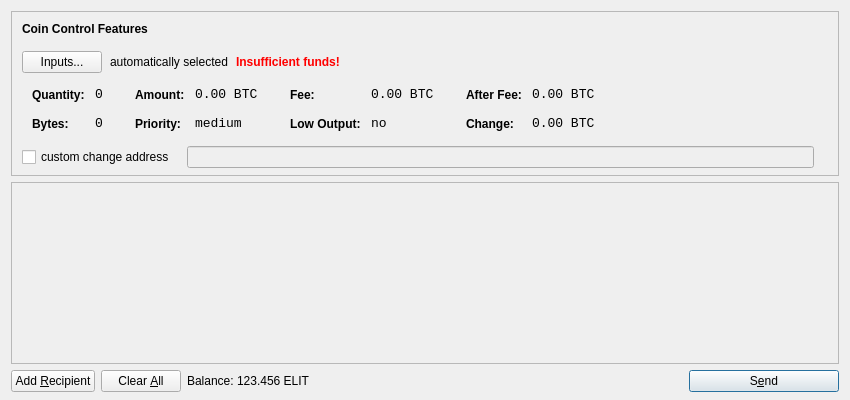
<?xml version="1.0" encoding="UTF-8"?>
<ui version="4.0">
 <class>SendCoinsDialog</class>
 <widget class="QDialog" name="SendCoinsDialog">
  <property name="geometry">
   <rect>
    <x>0</x>
    <y>0</y>
    <width>850</width>
    <height>400</height>
   </rect>
  </property>
  <property name="windowTitle">
   <string>Send Coins</string>
  </property>
  <layout class="QVBoxLayout" name="verticalLayout" stretch="0,1,0">
   <property name="bottomMargin">
    <number>8</number>
   </property>
   <item>
    <widget class="QFrame" name="frameCoinControl">
     <property name="sizePolicy">
      <sizepolicy hsizetype="Expanding" vsizetype="Expanding">
       <horstretch>0</horstretch>
       <verstretch>0</verstretch>
      </sizepolicy>
     </property>
     <property name="maximumSize">
      <size>
       <width>16777215</width>
       <height>16777215</height>
      </size>
     </property>
     <property name="frameShape">
      <enum>QFrame::StyledPanel</enum>
     </property>
     <property name="frameShadow">
      <enum>QFrame::Sunken</enum>
     </property>
     <layout class="QVBoxLayout" name="verticalLayoutCoinControl2">
      <property name="spacing">
       <number>-1</number>
      </property>
      <property name="leftMargin">
       <number>0</number>
      </property>
      <property name="topMargin">
       <number>0</number>
      </property>
      <property name="rightMargin">
       <number>0</number>
      </property>
      <property name="bottomMargin">
       <number>6</number>
      </property>
      <item>
       <layout class="QVBoxLayout" name="verticalLayoutCoinControl" stretch="0,0,0,0,1">
        <property name="spacing">
         <number>0</number>
        </property>
        <property name="leftMargin">
         <number>10</number>
        </property>
        <property name="topMargin">
         <number>10</number>
        </property>
        <item>
         <layout class="QHBoxLayout" name="horizontalLayoutCoinControl1">
          <property name="bottomMargin">
           <number>15</number>
          </property>
          <item>
           <widget class="QLabel" name="labelCoinControlFeatures">
            <property name="sizePolicy">
             <sizepolicy hsizetype="Preferred" vsizetype="Maximum">
              <horstretch>0</horstretch>
              <verstretch>0</verstretch>
             </sizepolicy>
            </property>
            <property name="font">
             <font>
              <weight>75</weight>
              <bold>true</bold>
             </font>
            </property>
            <property name="styleSheet">
             <string notr="true">font-weight:bold;</string>
            </property>
            <property name="text">
             <string>Coin Control Features</string>
            </property>
           </widget>
          </item>
         </layout>
        </item>
        <item>
         <layout class="QHBoxLayout" name="horizontalLayoutCoinControl2" stretch="0,0,0,0">
          <property name="spacing">
           <number>8</number>
          </property>
          <property name="bottomMargin">
           <number>10</number>
          </property>
          <item>
           <widget class="QPushButton" name="pushButtonCoinControl">
            <property name="styleSheet">
             <string notr="true"/>
            </property>
            <property name="text">
             <string>Inputs...</string>
            </property>
           </widget>
          </item>
          <item>
           <widget class="QLabel" name="labelCoinControlAutomaticallySelected">
            <property name="text">
             <string>automatically selected</string>
            </property>
            <property name="margin">
             <number>5</number>
            </property>
           </widget>
          </item>
          <item>
           <widget class="QLabel" name="labelCoinControlInsuffFunds">
            <property name="font">
             <font>
              <weight>75</weight>
              <bold>true</bold>
             </font>
            </property>
            <property name="styleSheet">
             <string notr="true">color:red;font-weight:bold;</string>
            </property>
            <property name="text">
             <string>Insufficient funds!</string>
            </property>
            <property name="margin">
             <number>5</number>
            </property>
           </widget>
          </item>
          <item>
           <spacer name="horizontalSpacerCoinControl">
            <property name="orientation">
             <enum>Qt::Horizontal</enum>
            </property>
            <property name="sizeHint" stdset="0">
             <size>
              <width>40</width>
              <height>1</height>
             </size>
            </property>
           </spacer>
          </item>
         </layout>
        </item>
        <item>
         <widget class="QWidget" name="widgetCoinControl" native="true">
          <property name="sizePolicy">
           <sizepolicy hsizetype="Preferred" vsizetype="Preferred">
            <horstretch>0</horstretch>
            <verstretch>0</verstretch>
           </sizepolicy>
          </property>
          <property name="minimumSize">
           <size>
            <width>0</width>
            <height>0</height>
           </size>
          </property>
          <property name="styleSheet">
           <string notr="true"/>
          </property>
          <layout class="QHBoxLayout" name="horizontalLayoutCoinControl5">
           <property name="margin">
            <number>0</number>
           </property>
           <item>
            <layout class="QHBoxLayout" name="horizontalLayoutCoinControl3" stretch="0,0,0,1">
             <property name="spacing">
              <number>20</number>
             </property>
             <property name="topMargin">
              <number>0</number>
             </property>
             <property name="bottomMargin">
              <number>10</number>
             </property>
             <item>
              <layout class="QFormLayout" name="formLayoutCoinControl1">
               <property name="horizontalSpacing">
                <number>10</number>
               </property>
               <property name="verticalSpacing">
                <number>14</number>
               </property>
               <property name="leftMargin">
                <number>10</number>
               </property>
               <property name="topMargin">
                <number>4</number>
               </property>
               <property name="rightMargin">
                <number>6</number>
               </property>
               <item row="0" column="0">
                <widget class="QLabel" name="labelCoinControlQuantityText">
                 <property name="styleSheet">
                  <string notr="true">font-weight:bold;</string>
                 </property>
                 <property name="text">
                  <string>Quantity:</string>
                 </property>
                 <property name="margin">
                  <number>0</number>
                 </property>
                </widget>
               </item>
               <item row="0" column="1">
                <widget class="QLabel" name="labelCoinControlQuantity">
                 <property name="font">
                  <font>
                   <family>Monospace</family>
                   <pointsize>10</pointsize>
                  </font>
                 </property>
                 <property name="cursor">
                  <cursorShape>IBeamCursor</cursorShape>
                 </property>
                 <property name="contextMenuPolicy">
                  <enum>Qt::ActionsContextMenu</enum>
                 </property>
                 <property name="text">
                  <string notr="true">0</string>
                 </property>
                 <property name="margin">
                  <number>0</number>
                 </property>
                 <property name="textInteractionFlags">
                  <set>Qt::LinksAccessibleByMouse|Qt::TextSelectableByKeyboard|Qt::TextSelectableByMouse</set>
                 </property>
                </widget>
               </item>
               <item row="1" column="0">
                <widget class="QLabel" name="labelCoinControlBytesText">
                 <property name="styleSheet">
                  <string notr="true">font-weight:bold;</string>
                 </property>
                 <property name="text">
                  <string>Bytes:</string>
                 </property>
                </widget>
               </item>
               <item row="1" column="1">
                <widget class="QLabel" name="labelCoinControlBytes">
                 <property name="font">
                  <font>
                   <family>Monospace</family>
                   <pointsize>10</pointsize>
                  </font>
                 </property>
                 <property name="cursor">
                  <cursorShape>IBeamCursor</cursorShape>
                 </property>
                 <property name="contextMenuPolicy">
                  <enum>Qt::ActionsContextMenu</enum>
                 </property>
                 <property name="text">
                  <string notr="true">0</string>
                 </property>
                 <property name="textInteractionFlags">
                  <set>Qt::LinksAccessibleByMouse|Qt::TextSelectableByKeyboard|Qt::TextSelectableByMouse</set>
                 </property>
                </widget>
               </item>
              </layout>
             </item>
             <item>
              <layout class="QFormLayout" name="formLayoutCoinControl2">
               <property name="horizontalSpacing">
                <number>10</number>
               </property>
               <property name="verticalSpacing">
                <number>14</number>
               </property>
               <property name="leftMargin">
                <number>6</number>
               </property>
               <property name="topMargin">
                <number>4</number>
               </property>
               <property name="rightMargin">
                <number>6</number>
               </property>
               <item row="0" column="0">
                <widget class="QLabel" name="labelCoinControlAmountText">
                 <property name="styleSheet">
                  <string notr="true">font-weight:bold;</string>
                 </property>
                 <property name="text">
                  <string>Amount:</string>
                 </property>
                 <property name="margin">
                  <number>0</number>
                 </property>
                </widget>
               </item>
               <item row="0" column="1">
                <widget class="QLabel" name="labelCoinControlAmount">
                 <property name="font">
                  <font>
                   <family>Monospace</family>
                   <pointsize>10</pointsize>
                  </font>
                 </property>
                 <property name="cursor">
                  <cursorShape>IBeamCursor</cursorShape>
                 </property>
                 <property name="contextMenuPolicy">
                  <enum>Qt::ActionsContextMenu</enum>
                 </property>
                 <property name="text">
                  <string notr="true">0.00 BTC</string>
                 </property>
                 <property name="textInteractionFlags">
                  <set>Qt::LinksAccessibleByMouse|Qt::TextSelectableByKeyboard|Qt::TextSelectableByMouse</set>
                 </property>
                </widget>
               </item>
               <item row="1" column="0">
                <widget class="QLabel" name="labelCoinControlPriorityText">
                 <property name="styleSheet">
                  <string notr="true">font-weight:bold;</string>
                 </property>
                 <property name="text">
                  <string>Priority:</string>
                 </property>
                </widget>
               </item>
               <item row="1" column="1">
                <widget class="QLabel" name="labelCoinControlPriority">
                 <property name="font">
                  <font>
                   <family>Monospace</family>
                   <pointsize>10</pointsize>
                  </font>
                 </property>
                 <property name="cursor">
                  <cursorShape>IBeamCursor</cursorShape>
                 </property>
                 <property name="contextMenuPolicy">
                  <enum>Qt::ActionsContextMenu</enum>
                 </property>
                 <property name="text">
                  <string>medium</string>
                 </property>
                 <property name="textInteractionFlags">
                  <set>Qt::LinksAccessibleByMouse|Qt::TextSelectableByKeyboard|Qt::TextSelectableByMouse</set>
                 </property>
                </widget>
               </item>
              </layout>
             </item>
             <item>
              <layout class="QFormLayout" name="formLayoutCoinControl3">
               <property name="horizontalSpacing">
                <number>10</number>
               </property>
               <property name="verticalSpacing">
                <number>14</number>
               </property>
               <property name="leftMargin">
                <number>6</number>
               </property>
               <property name="topMargin">
                <number>4</number>
               </property>
               <property name="rightMargin">
                <number>6</number>
               </property>
               <item row="0" column="0">
                <widget class="QLabel" name="labelCoinControlFeeText">
                 <property name="styleSheet">
                  <string notr="true">font-weight:bold;</string>
                 </property>
                 <property name="text">
                  <string>Fee:</string>
                 </property>
                 <property name="margin">
                  <number>0</number>
                 </property>
                </widget>
               </item>
               <item row="0" column="1">
                <widget class="QLabel" name="labelCoinControlFee">
                 <property name="font">
                  <font>
                   <family>Monospace</family>
                   <pointsize>10</pointsize>
                  </font>
                 </property>
                 <property name="cursor">
                  <cursorShape>IBeamCursor</cursorShape>
                 </property>
                 <property name="contextMenuPolicy">
                  <enum>Qt::ActionsContextMenu</enum>
                 </property>
                 <property name="text">
                  <string notr="true">0.00 BTC</string>
                 </property>
                 <property name="textInteractionFlags">
                  <set>Qt::LinksAccessibleByMouse|Qt::TextSelectableByKeyboard|Qt::TextSelectableByMouse</set>
                 </property>
                </widget>
               </item>
               <item row="1" column="0">
                <widget class="QLabel" name="labelCoinControlLowOutputText">
                 <property name="styleSheet">
                  <string notr="true">font-weight:bold;</string>
                 </property>
                 <property name="text">
                  <string>Low Output:</string>
                 </property>
                </widget>
               </item>
               <item row="1" column="1">
                <widget class="QLabel" name="labelCoinControlLowOutput">
                 <property name="font">
                  <font>
                   <family>Monospace</family>
                   <pointsize>10</pointsize>
                  </font>
                 </property>
                 <property name="cursor">
                  <cursorShape>IBeamCursor</cursorShape>
                 </property>
                 <property name="contextMenuPolicy">
                  <enum>Qt::ActionsContextMenu</enum>
                 </property>
                 <property name="text">
                  <string>no</string>
                 </property>
                 <property name="textInteractionFlags">
                  <set>Qt::LinksAccessibleByMouse|Qt::TextSelectableByKeyboard|Qt::TextSelectableByMouse</set>
                 </property>
                </widget>
               </item>
              </layout>
             </item>
             <item>
              <layout class="QFormLayout" name="formLayoutCoinControl4">
               <property name="horizontalSpacing">
                <number>10</number>
               </property>
               <property name="verticalSpacing">
                <number>14</number>
               </property>
               <property name="leftMargin">
                <number>6</number>
               </property>
               <property name="topMargin">
                <number>4</number>
               </property>
               <property name="rightMargin">
                <number>6</number>
               </property>
               <item row="0" column="0">
                <widget class="QLabel" name="labelCoinControlAfterFeeText">
                 <property name="styleSheet">
                  <string notr="true">font-weight:bold;</string>
                 </property>
                 <property name="text">
                  <string>After Fee:</string>
                 </property>
                 <property name="margin">
                  <number>0</number>
                 </property>
                </widget>
               </item>
               <item row="0" column="1">
                <widget class="QLabel" name="labelCoinControlAfterFee">
                 <property name="font">
                  <font>
                   <family>Monospace</family>
                   <pointsize>10</pointsize>
                  </font>
                 </property>
                 <property name="cursor">
                  <cursorShape>IBeamCursor</cursorShape>
                 </property>
                 <property name="contextMenuPolicy">
                  <enum>Qt::ActionsContextMenu</enum>
                 </property>
                 <property name="text">
                  <string notr="true">0.00 BTC</string>
                 </property>
                 <property name="textInteractionFlags">
                  <set>Qt::LinksAccessibleByMouse|Qt::TextSelectableByKeyboard|Qt::TextSelectableByMouse</set>
                 </property>
                </widget>
               </item>
               <item row="1" column="0">
                <widget class="QLabel" name="labelCoinControlChangeText">
                 <property name="styleSheet">
                  <string notr="true">font-weight:bold;</string>
                 </property>
                 <property name="text">
                  <string>Change:</string>
                 </property>
                </widget>
               </item>
               <item row="1" column="1">
                <widget class="QLabel" name="labelCoinControlChange">
                 <property name="font">
                  <font>
                   <family>Monospace</family>
                   <pointsize>10</pointsize>
                  </font>
                 </property>
                 <property name="cursor">
                  <cursorShape>IBeamCursor</cursorShape>
                 </property>
                 <property name="contextMenuPolicy">
                  <enum>Qt::ActionsContextMenu</enum>
                 </property>
                 <property name="text">
                  <string notr="true">0.00 BTC</string>
                 </property>
                 <property name="textInteractionFlags">
                  <set>Qt::LinksAccessibleByMouse|Qt::TextSelectableByKeyboard|Qt::TextSelectableByMouse</set>
                 </property>
                </widget>
               </item>
              </layout>
             </item>
            </layout>
           </item>
          </layout>
         </widget>
        </item>
        <item>
         <layout class="QHBoxLayout" name="horizontalLayoutCoinControl4" stretch="0,0,0">
          <property name="spacing">
           <number>12</number>
          </property>
          <property name="sizeConstraint">
           <enum>QLayout::SetDefaultConstraint</enum>
          </property>
          <property name="topMargin">
           <number>5</number>
          </property>
          <property name="rightMargin">
           <number>5</number>
          </property>
          <item>
           <widget class="QCheckBox" name="checkBoxCoinControlChange">
            <property name="text">
             <string>custom change address</string>
            </property>
           </widget>
          </item>
          <item>
           <widget class="QLineEdit" name="lineEditCoinControlChange">
            <property name="enabled">
             <bool>false</bool>
            </property>
            <property name="sizePolicy">
             <sizepolicy hsizetype="Expanding" vsizetype="Fixed">
              <horstretch>0</horstretch>
              <verstretch>0</verstretch>
             </sizepolicy>
            </property>
           </widget>
          </item>
          <item>
           <widget class="QLabel" name="labelCoinControlChangeLabel">
            <property name="sizePolicy">
             <sizepolicy hsizetype="Preferred" vsizetype="Expanding">
              <horstretch>0</horstretch>
              <verstretch>0</verstretch>
             </sizepolicy>
            </property>
            <property name="minimumSize">
             <size>
              <width>0</width>
              <height>0</height>
             </size>
            </property>
            <property name="text">
             <string/>
            </property>
            <property name="margin">
             <number>3</number>
            </property>
           </widget>
          </item>
         </layout>
        </item>
        <item>
         <spacer name="verticalSpacerCoinControl">
          <property name="orientation">
           <enum>Qt::Vertical</enum>
          </property>
          <property name="sizeHint" stdset="0">
           <size>
            <width>800</width>
            <height>1</height>
           </size>
          </property>
         </spacer>
        </item>
       </layout>
      </item>
     </layout>
    </widget>
   </item>
   <item>
    <widget class="QScrollArea" name="scrollArea">
     <property name="widgetResizable">
      <bool>true</bool>
     </property>
     <widget class="QWidget" name="scrollAreaWidgetContents">
      <property name="geometry">
       <rect>
        <x>0</x>
        <y>0</y>
        <width>830</width>
        <height>165</height>
       </rect>
      </property>
      <layout class="QVBoxLayout" name="verticalLayout_2">
       <property name="margin">
        <number>0</number>
       </property>
       <item>
        <layout class="QVBoxLayout" name="entries">
         <property name="spacing">
          <number>6</number>
         </property>
        </layout>
       </item>
       <item>
        <spacer name="verticalSpacer">
         <property name="orientation">
          <enum>Qt::Vertical</enum>
         </property>
         <property name="sizeHint" stdset="0">
          <size>
           <width>20</width>
           <height>40</height>
          </size>
         </property>
        </spacer>
       </item>
      </layout>
     </widget>
    </widget>
   </item>
   <item>
    <layout class="QHBoxLayout" name="horizontalLayout">
     <item>
      <widget class="QPushButton" name="addButton">
       <property name="toolTip">
        <string>Send to multiple recipients at once</string>
       </property>
       <property name="text">
        <string>Add &amp;Recipient</string>
       </property>
       <property name="icon">
        <iconset resource="../bitcoin.qrc">
         <normaloff>:/icons/add</normaloff>:/icons/add</iconset>
       </property>
       <property name="autoDefault">
        <bool>false</bool>
       </property>
      </widget>
     </item>
     <item>
      <widget class="QPushButton" name="clearButton">
       <property name="sizePolicy">
        <sizepolicy hsizetype="Minimum" vsizetype="Fixed">
         <horstretch>0</horstretch>
         <verstretch>0</verstretch>
        </sizepolicy>
       </property>
       <property name="toolTip">
        <string>Remove all transaction fields</string>
       </property>
       <property name="text">
        <string>Clear &amp;All</string>
       </property>
       <property name="icon">
        <iconset resource="../bitcoin.qrc">
         <normaloff>:/icons/remove</normaloff>:/icons/remove</iconset>
       </property>
       <property name="autoRepeatDelay">
        <number>300</number>
       </property>
       <property name="autoDefault">
        <bool>false</bool>
       </property>
      </widget>
     </item>
     <item>
      <layout class="QHBoxLayout" name="horizontalLayout_2">
       <property name="spacing">
        <number>3</number>
       </property>
       <item>
        <widget class="QLabel" name="label">
         <property name="text">
          <string>Balance:</string>
         </property>
        </widget>
       </item>
       <item>
        <widget class="QLabel" name="labelBalance">
         <property name="cursor">
          <cursorShape>IBeamCursor</cursorShape>
         </property>
         <property name="text">
          <string>123.456 ELIT</string>
         </property>
         <property name="textInteractionFlags">
          <set>Qt::LinksAccessibleByMouse|Qt::TextSelectableByKeyboard|Qt::TextSelectableByMouse</set>
         </property>
        </widget>
       </item>
      </layout>
     </item>
     <item>
      <spacer name="horizontalSpacer">
       <property name="orientation">
        <enum>Qt::Horizontal</enum>
       </property>
       <property name="sizeHint" stdset="0">
        <size>
         <width>40</width>
         <height>20</height>
        </size>
       </property>
      </spacer>
     </item>
     <item>
      <widget class="QPushButton" name="sendButton">
       <property name="minimumSize">
        <size>
         <width>150</width>
         <height>0</height>
        </size>
       </property>
       <property name="toolTip">
        <string>Confirm the send action</string>
       </property>
       <property name="text">
        <string>S&amp;end</string>
       </property>
       <property name="icon">
        <iconset resource="../bitcoin.qrc">
         <normaloff>:/icons/send</normaloff>:/icons/send</iconset>
       </property>
       <property name="default">
        <bool>true</bool>
       </property>
      </widget>
     </item>
    </layout>
   </item>
  </layout>
 </widget>
 <resources>
  <include location="../bitcoin.qrc"/>
 </resources>
 <connections/>
</ui>
